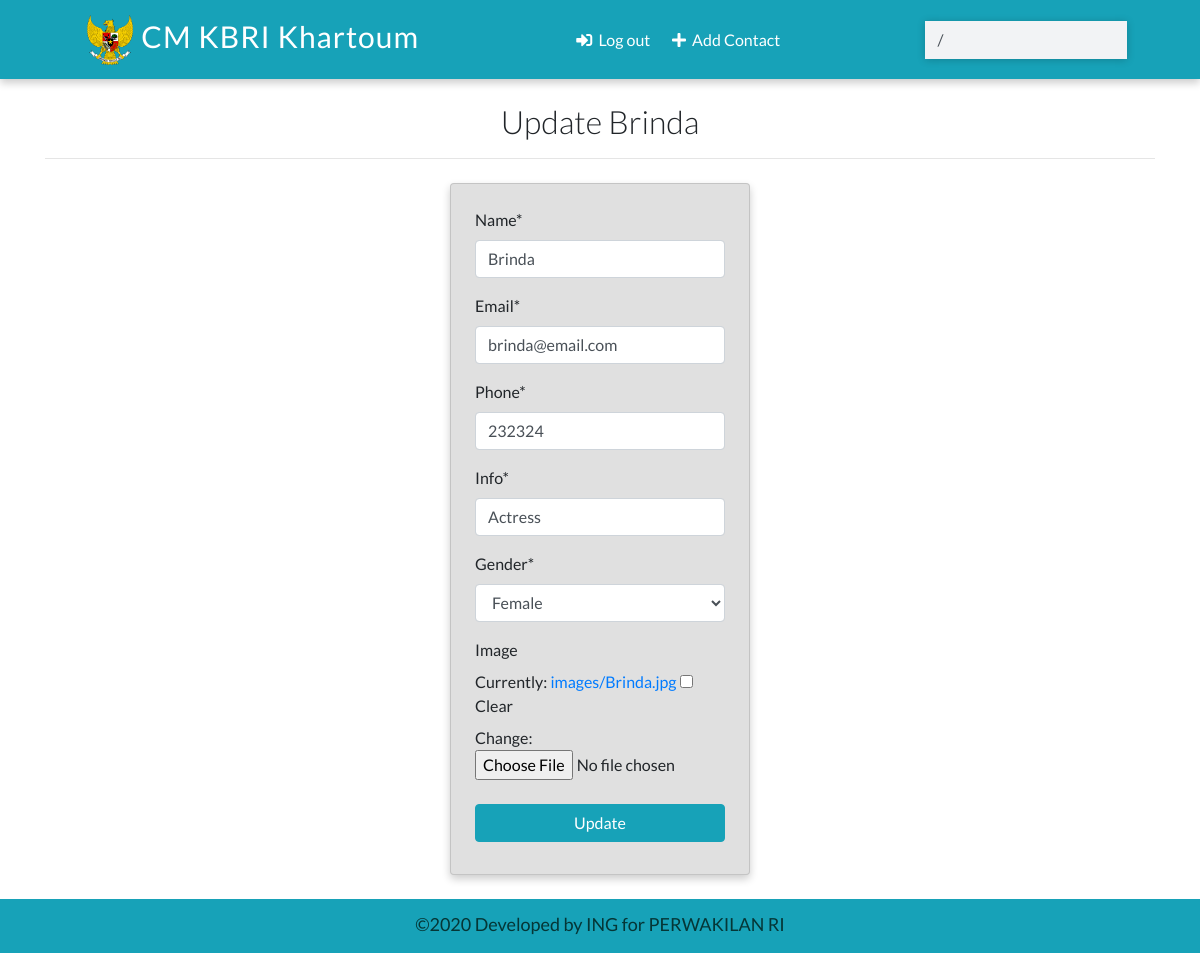
Page /contacts/update/24 (signed in) on the committed database.
### contacts/models.py (models this page shows)
class Contact(models.Model):
	name		= models.CharField(max_length=30)
	email		= models.CharField(max_length=100)
	phone		= models.IntegerField()
	info		= models.CharField(max_length=30)
	gender	= models.CharField(max_length=30, choices=(
							('male', 'Male'),
							('female', 'Female'),
							('other', 'Other')))
	image		= models.ImageField(upload_to='images/', blank=True)
	date_added 	= models.DateTimeField(default=datetime.now)
	def __str__(self):
		return self.name
	class Meta:
		ordering = ['-id']

### contacts/views.py (the view, shortened to what this page needs)
# urls.py: path('contacts/update/<int:pk>', views.ContactUpdateView.as_view(), name='update'),
class ContactUpdateView(LoginRequiredMixin, UpdateView):
	model = Contact
	template_name = 'update.html'
	fields = ['name', 'email', 'phone', 'info', 'gender', 'image']

### templates/update.html (shortened to what this page needs)
{% extends "base.html" %}
{% load crispy_forms_tags %}
{% block content %}
<div class="container">
	<h2 class="heading font-weight-light text-center">
		Update {{contact}}
	</h2>
	<hr>
</div>
<div class="container w-25 card p-4 mt-4">
	<form action="" method="POST" enctype="multipart/form-data">
	{{form|crispy}}
	<input type="submit" value="Update" class="w-100 text-white text-center my-2 btn btn-info" >
	</form>
</div>
{% endblock content %}

### static/css/main.css (style rules this page uses)
:root { --back: #17A2B8; --girl: #e64298; --boy: #2874dd; }
body { font-family: Lato, sans-serif; }
.card { box-shadow: 0 4px 8px 0 rgba(0, 0, 0, 0.2); transition: 0.3s; min-width: 250px; box-sizing: border-box; }
.card { background: #E0E0E0; }

### rows in the picture
Contact: name "Brinda", email "brinda@email.com", phone "232324", info "Actress", gender "Female"
